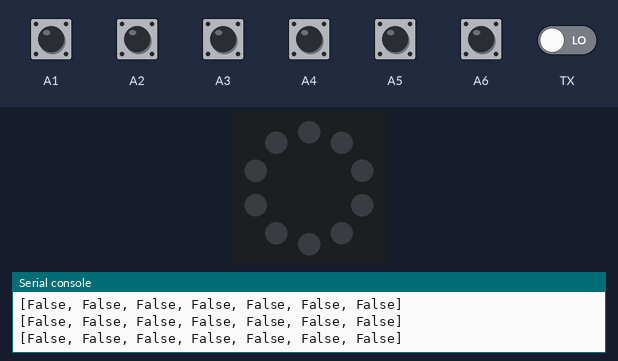
A program run on a simulated Circuit Playground running CircuitPython. Shown: the board's ring of 10 RGB LEDs (number 0 left of the top, counting anticlockwise), the last lines printed to the serial console. Inputs (shaded band) come from the test bench; at power-on: A1–6, TX LOW. Dim RGB values are drawn brighter than linear; touch pads read as touched when driven HIGH.

Above: at 1.2 s.
1.3 s: A1 pulled HIGH for 0.15 s
At 1.41 s:
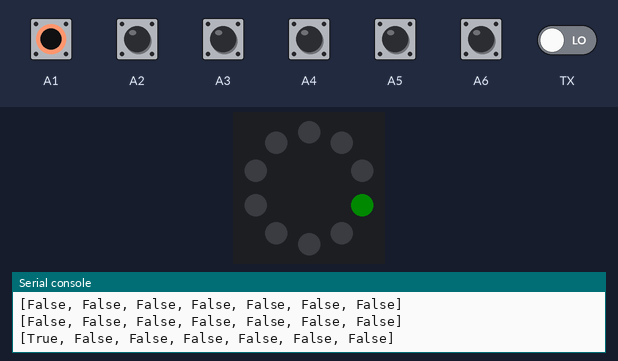
2.9 s: A2 pulled HIGH for 0.15 s
At 3.03 s:
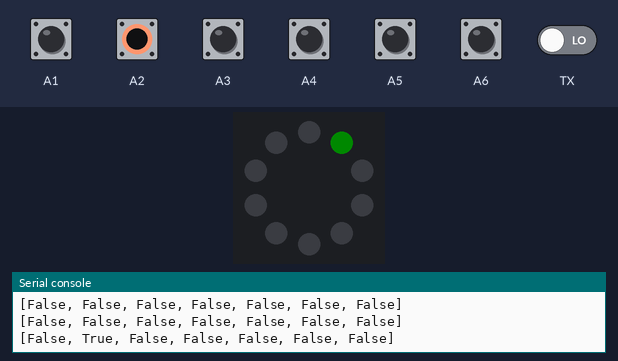
4.6 s: A4 pulled HIGH for 0.15 s
At 4.7 s:
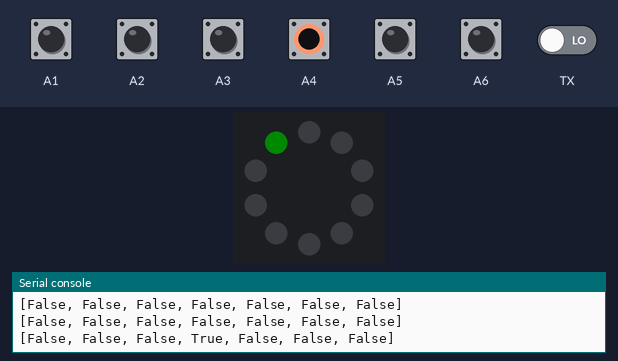
6.3 s: A5 pulled HIGH for 0.15 s
At 6.43 s:
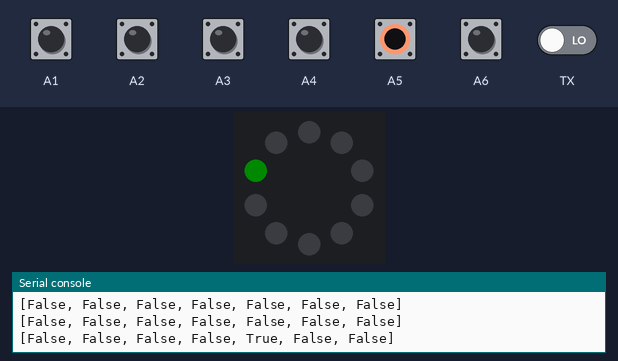
7.9 s: A6 pulled HIGH for 0.15 s
At 8.05 s:
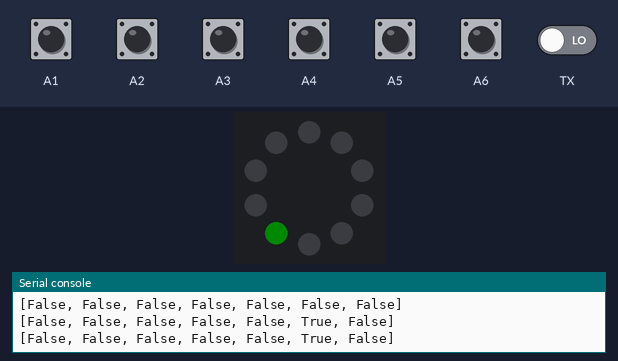
9.6 s: A3 pulled HIGH for 0.15 s
At 9.72 s:
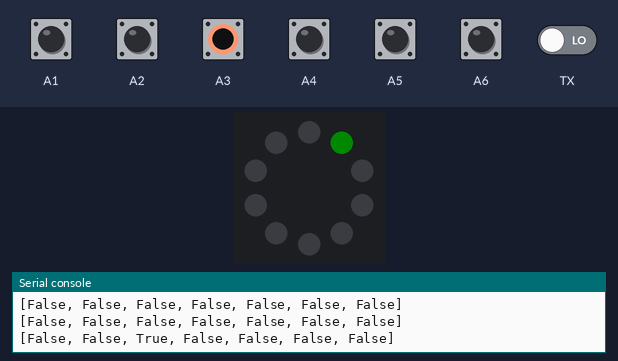
Timing chart, 0 to 12.2 s (numbered marks = the images above; inputs shaded):
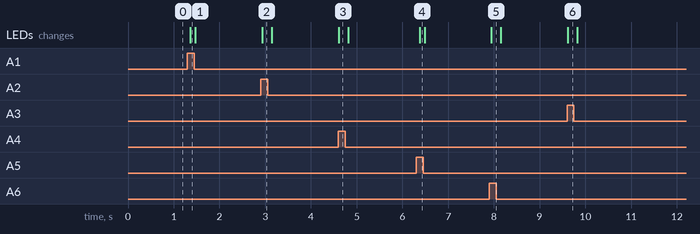

Measured:
- after the input at 1.3 s, the LEDs: change after 0.06 s (image 1)
- after the input at 2.9 s, the LEDs: change at once (image 2)
- after the input at 4.6 s, the LEDs: change at once (image 3)
- after the input at 6.3 s, the LEDs: change after 0.08 s (image 4)
- after the input at 7.9 s, the LEDs: change after 0.05 s (image 5)
- after the input at 9.6 s, the LEDs: change at once (image 6)

The program:

code.py
```python
import time
import board
import touchio
import neopixel

# list of human-friendly names of touch-input pins
pin_names = ["A1", "A2", "A3", "A4", "A5", "A6", "TX"]
# location of corresponding neopixel for each pin
pix_locs =  [6,     8,     8,    0,    1,   3,    3]

# create our pixel strip object
pix = neopixel.NeoPixel(board.NEOPIXEL, 10, brightness=0.1, auto_write=False)

'''helper function to create a list of touchable pin objects from `pin_names`
Returns a list of `touchio.TouchIn` objects'''
def make_touchable():
	touchables = pin_names.copy()
	for i in range(len(pin_names)):
		p = pin_names[i]
		p = getattr(board, p)
		p = touchio.TouchIn(p)
		touchables[i] = p
	return touchables

'''helper function to determine which of pins are being touched
Parameters:
	touches: a list of [touchio.TouchIn] objects representing our touch input pins
Returns a list of [True/False], where True means the pin is being pressed'''
def which_touched(touches):
	touched = []
	for t in touches:
		touched.append(t.value)
	return touched

'''helper function to light up the neopixels we have associated with the
touchable pins on our board
Parameters:
	touched: a list of [True/False] entries, True for pins currently being touched'''
def light_touched(touched):
	on = []
	for i, t in enumerate(touched):
		loc = pix_locs[i]
		if t:
			pix[loc] = (0, 100, 0)
			on.append(loc)
		elif loc not in on:
			pix[loc] = (0, 0, 0)
	pix.show()


'''main logic to light up the associated neopixels when pins are touched'''
def main_display_touched():
	touchable = make_touchable()
	while True:
		vals = which_touched(touchable)
		print(vals)
		light_touched(vals)
		time.sleep(0.1)

main_display_touched()
```
